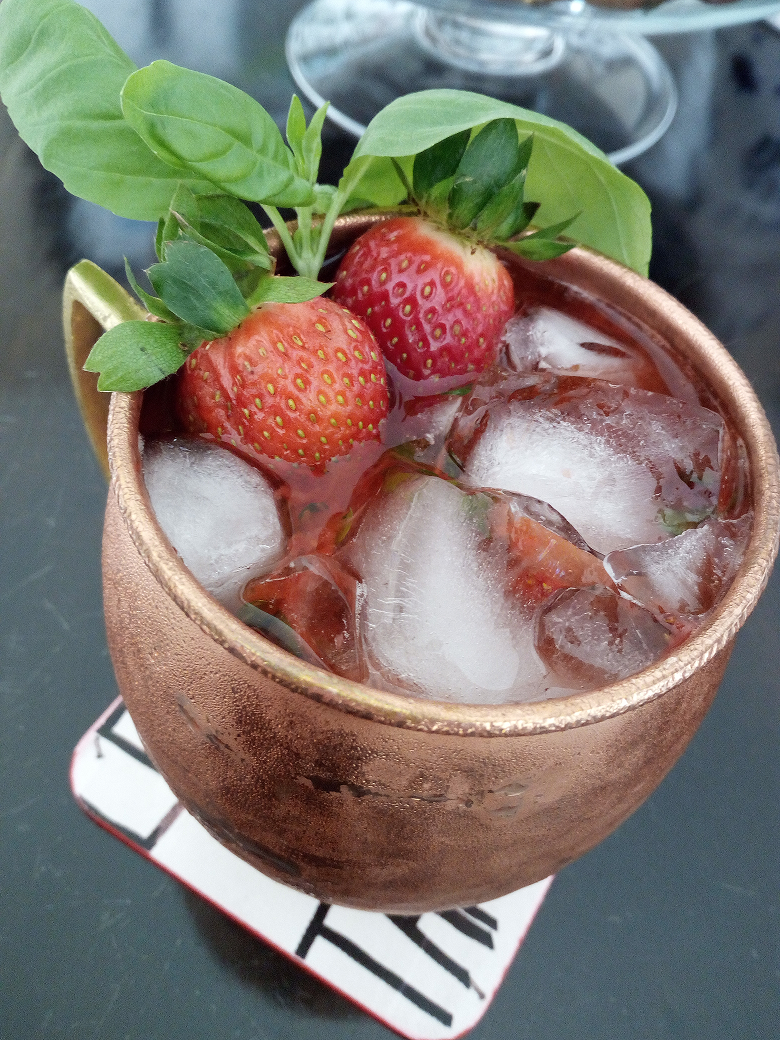
#> input picture data/fresas.png, 780 x 1040 px
$ jupyter execute ch01-ex1.ipynb
#> lines starting #> are read from the running program, lines starting #| are printed output that depends on the picture
# Exercises

**1.** Take an image and apply Gaussian blur like in Figure 1-9. Plot the image contours for increasing values of σ. What happens? Can you explain why?

Para hacer estas pruebas vamos a hacer uso de la librería *Scipy* que tiene un modulo que nos calcula $I \ast G_{\sigma}$ para el valor de sigma dado. Para realizar las pruebas, usaremos la siguiente imagen:

[cell 1]
from matplotlib import pyplot as plt
from PIL import Image
import numpy as np

im = np.array(Image.open('data/fresas.png').convert('L'))
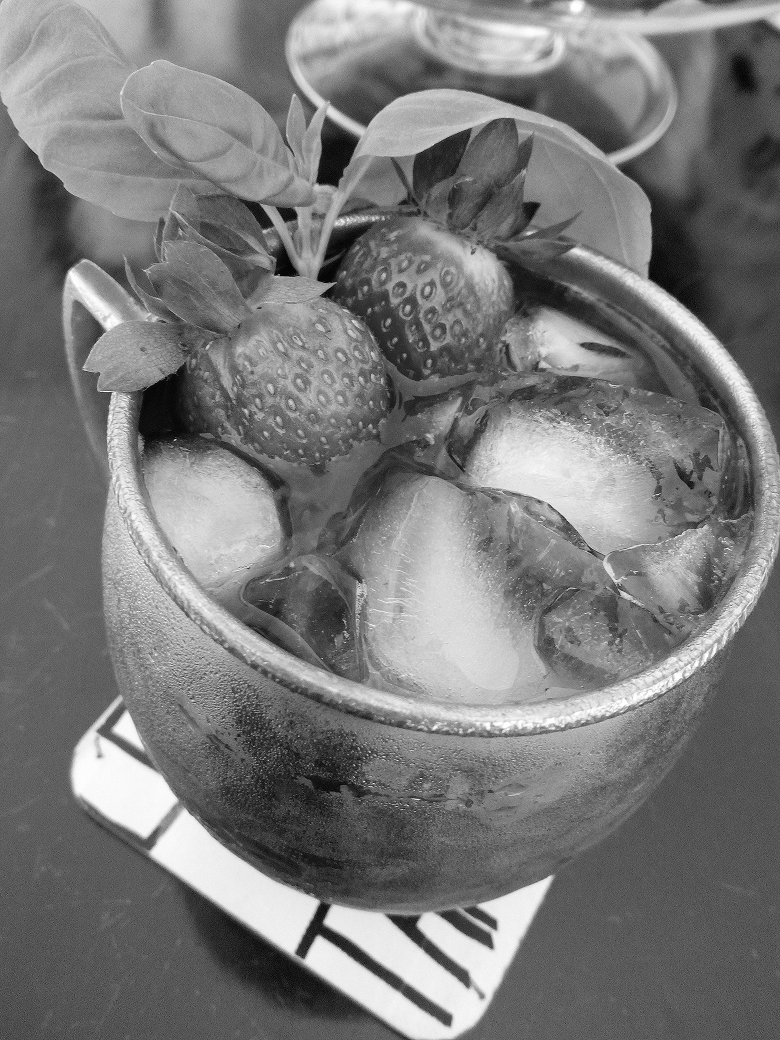
#> im: shape (1040, 780); min 0, max 255, mean 121.3

plt.figure(dpi=200)
plt.imshow(im,cmap='gray'), plt.axis('off')
plt.show()

Ahora aplicaremos a esta imagen el filtro Gaussiano para valores de $\sigma$ entre 2 y 10

[cell 2]
from scipy.ndimage import filters

sigma = np.arange(2,12,2)

plt.figure(figsize=(16,10))
for i,s in enumerate(sigma,1):
    im2 = filters.gaussian_filter(im,s)

    plt.subplot(2,len(sigma),i), plt.imshow(im2,cmap='gray'), plt.axis('off')
    plt.title(r'$\sigma = {}$'.format(s))

    plt.subplot(2,len(sigma),i+len(sigma)), plt.gray()
    plt.contour(im2, origin='image'), plt.axis('off'), plt.axis('equal')
#> this loop made 5 passes
#> pass 2, `im2 = filters.gaussian_filter(im,s)`:
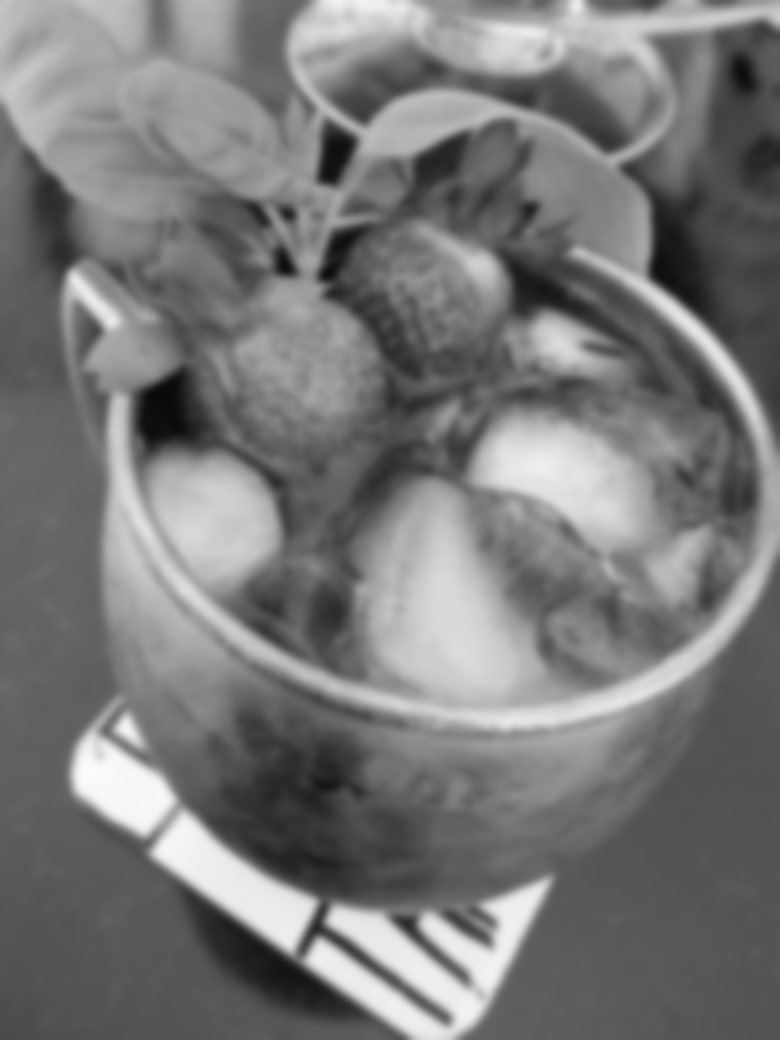
#> im2: shape (1040, 780); min 9, max 251, mean 120.3
#> after the loop:
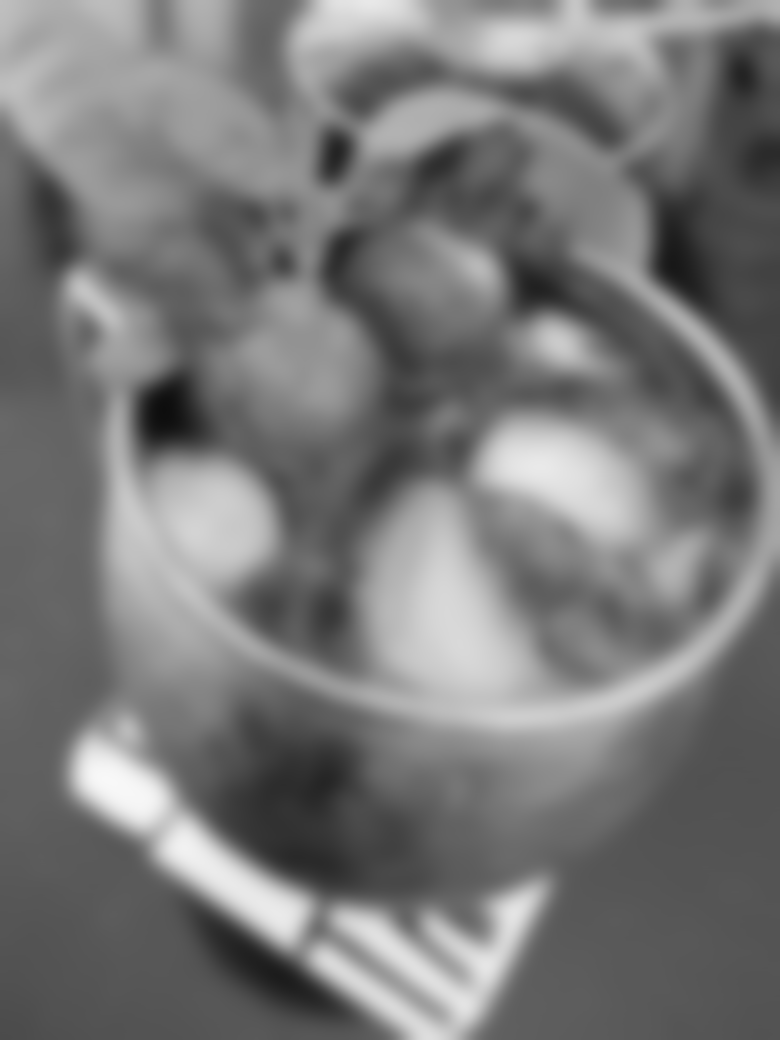
#> im2: shape (1040, 780); min 13, max 248, mean 120.3

plt.show()
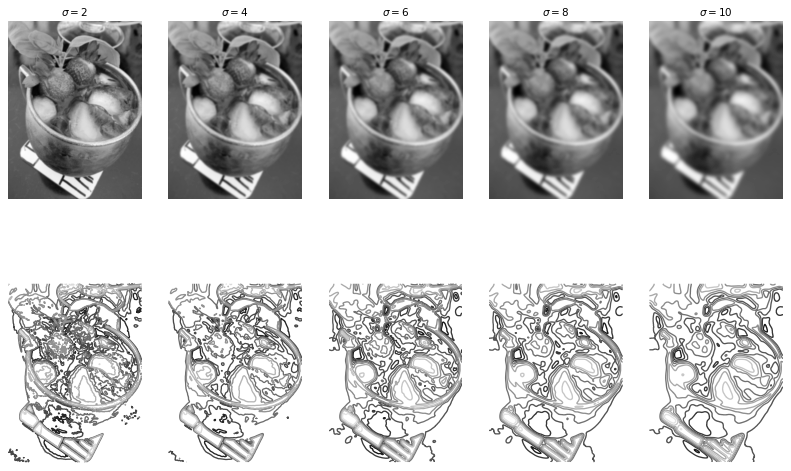
#> figure drawn by matplotlib, 10 panels

$ run again, with data/Edificio.png copied over data/fresas.png
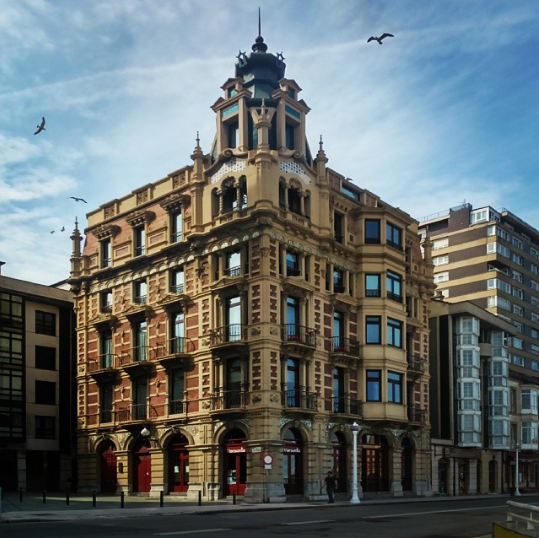
#> input picture data/Edificio.png, 539 x 538 px
#> `im = np.array(Image.open('data/fresas.png').convert('L'))`:
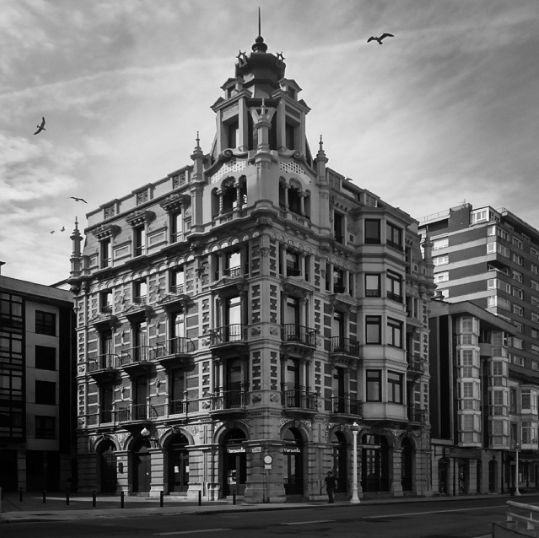
#> im: shape (538, 539); min 0, max 248, mean 107.2
#> after the loop `for i,s in enumerate(sigma,1):`:
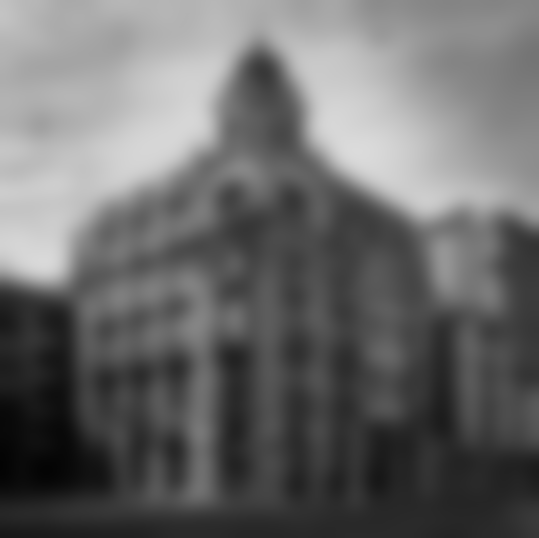
#> im2: shape (538, 539); min 3, max 219, mean 106.2

$ run again, with data/eye.jpg saved as data/fresas.png
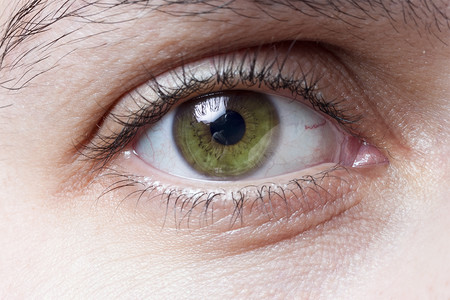
#> input picture data/eye.jpg, 450 x 300 px
#> `im = np.array(Image.open('data/fresas.png').convert('L'))`:
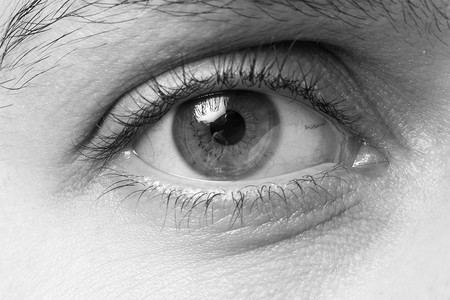
#> im: shape (300, 450); min 2, max 255, mean 160
#> the loop `for i,s in enumerate(sigma,1):` made 5 passes
#> pass 3, `im2 = filters.gaussian_filter(im,s)`:
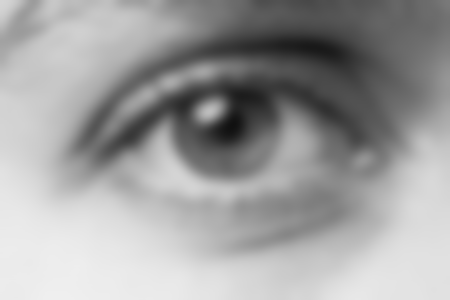
#> im2: shape (300, 450); min 16, max 239, mean 159
